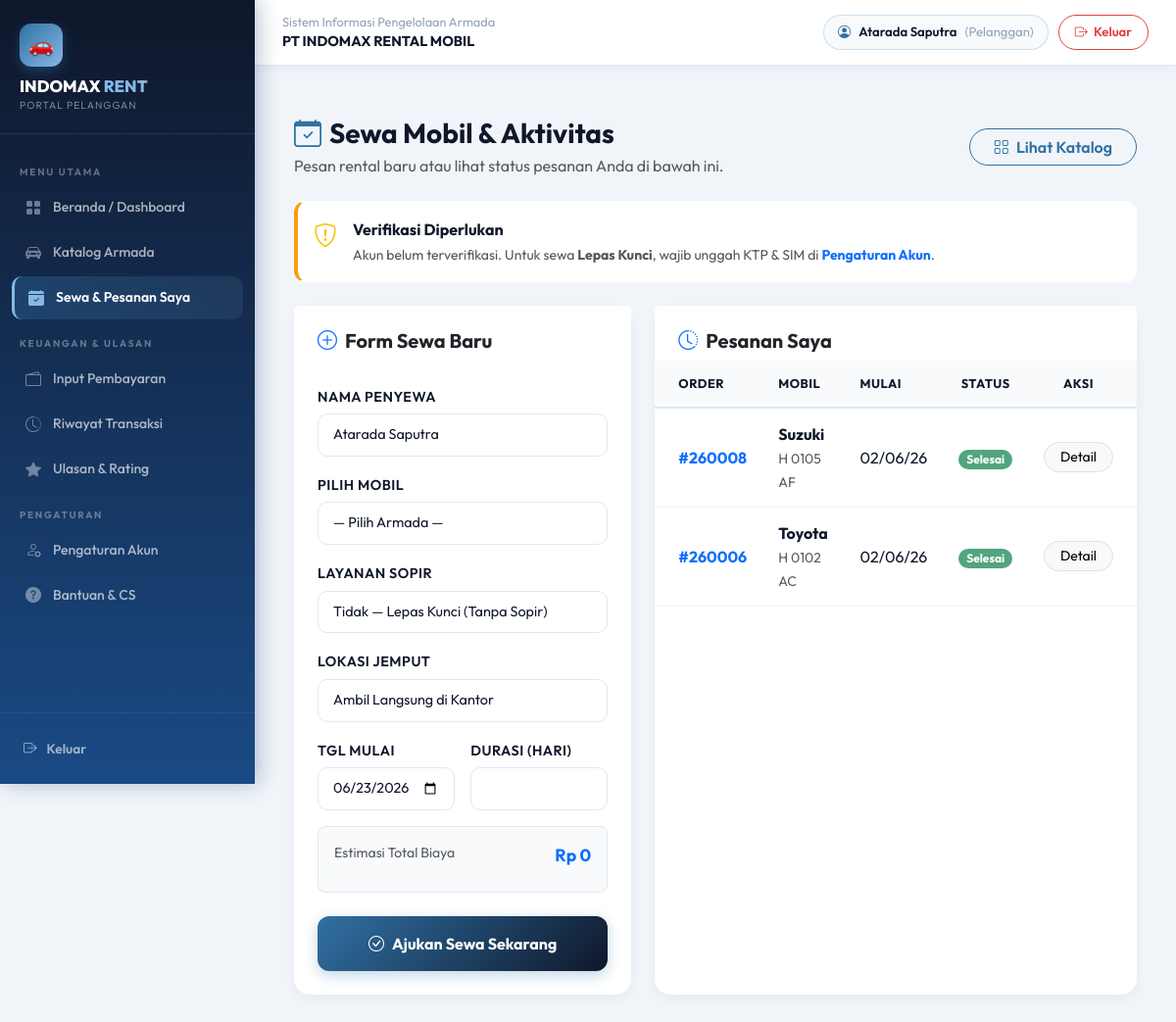
/Pelanggan/transaksi.php (signed in), run on an earlier commit of the app's database.
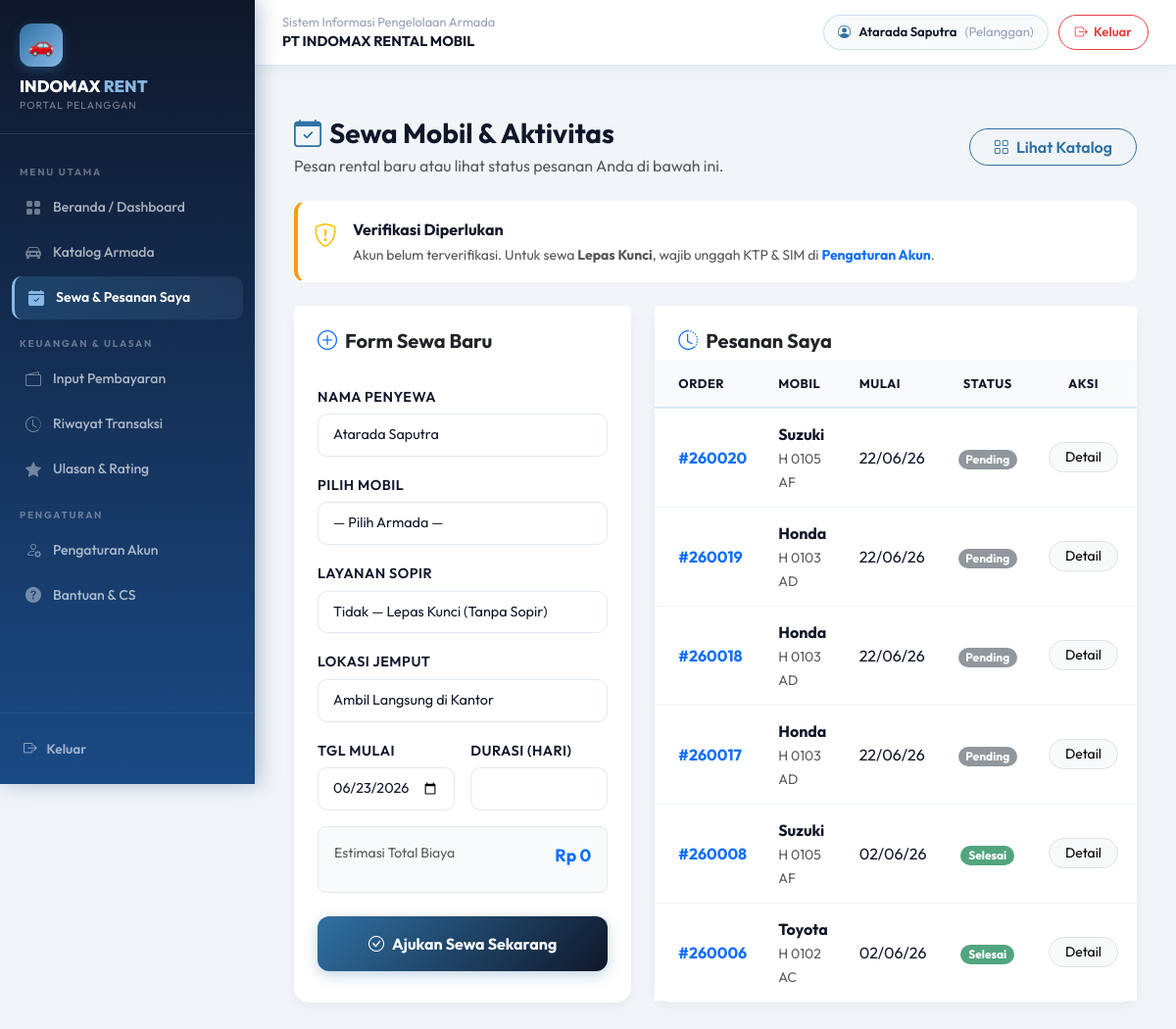
And on a later commit of the database.
### tables this page shows
CREATE TABLE `transaksi_sewa` (
  `id_sewa` int(11) NOT NULL,
  `id_pelanggan` int(11) NOT NULL,
  `pake_supir` enum('Ya','Tidak') NOT NULL DEFAULT 'Tidak',
  `kode_mobil` varchar(10) NOT NULL,
  `id_supir` int(11) DEFAULT NULL,
  `biaya_supir` decimal(12,2) NOT NULL DEFAULT 0.00,
  `opsi_supir` enum('ya','tidak') DEFAULT 'tidak',
  `tanggal_sewa` date NOT NULL,
  `tanggal_kembali` date NOT NULL,
  `lama_sewa` int(11) NOT NULL,
  `total_biaya` decimal(12,2) NOT NULL,
  `status_sewa` enum('berjalan','selesai') DEFAULT 'berjalan',
  `tujuan_perjalanan` varchar(255) NOT NULL,
  `kode_akun` int(11) DEFAULT NULL,
  `lokasi_jemput` varchar(255) DEFAULT NULL,
  `alamat_detail` text DEFAULT NULL,
  `nama_penyewa` varchar(100) DEFAULT NULL,
  `total_bayar` int(11) DEFAULT 0,
  `jumlah_bayar` int(11) DEFAULT 0
);

CREATE TABLE `mobil` (
  `kode_mobil` varchar(10) NOT NULL,
  `merk` varchar(50) DEFAULT NULL,
  `jenis` varchar(50) DEFAULT NULL,
  `nopol` varchar(15) DEFAULT NULL,
  `tarif_per_hari` decimal(10,2) DEFAULT NULL,
  `status_mobil` enum('tersedia','disewa') DEFAULT 'tersedia',
  `Gambar` varchar(255) NOT NULL,
  `Unit_Tersedia` int(10) UNSIGNED NOT NULL
);

### Pelanggan/transaksi.php (the view, shortened to what the changed rows need)
<?php
include 'navbar.php';
include 'koneksi.php';
$id_pelanggan = $_SESSION['id_pelanggan'];
?>
<!DOCTYPE html>
<html lang="id">
<head>
    <link rel="stylesheet" href="https://cdn.jsdelivr.net/npm/bootstrap-icons@1.11.1/font/bootstrap-icons.css">
</head>
<body>
<div class="container py-4">
    <div class="d-flex align-items-center justify-content-between mb-4">
        <div>
            <h1 class="fw-bold mb-1" style="color: var(--deep-navy); font-size: 1.75rem;">
                <i class="bi bi-calendar-check me-2" style="color: var(--clear-blue);"></i>Sewa Mobil & Aktivitas
            </h1>
        </div>
    </div>
    <div class="row g-4">
        <div class="col-lg-7">
            <div class="card border-0 h-100">
                <div class="card-body p-0">
                    <div class="table-responsive">
                        <table class="table table-hover align-middle mb-0">
                            <thead class="table-light">
                                <tr>
                                    <th class="ps-4">Order</th>
                                    <th>Mobil</th>
                                    <th>Mulai</th>
                                    <th class="text-center">Status</th>
                                    <th class="text-center pe-4">Aksi</th>
                                </tr>
                            </thead>
                            <tbody>
                                <?php
                                $sql = "SELECT t.id_sewa, t.tanggal_sewa, t.status_sewa, m.merk, m.nopol
                                        FROM transaksi_sewa t
                                        LEFT JOIN mobil m ON t.kode_mobil = m.kode_mobil
                                        WHERE t.id_pelanggan = '$id_pelanggan'
                                        ORDER BY t.id_sewa DESC";
                                $res = mysqli_query($conn, $sql);
                                if(mysqli_num_rows($res) > 0) {
                                    while($row = mysqli_fetch_assoc($res)) {
                                        $st = !empty($row['status_sewa']) ? $row['status_sewa'] : 'pending';
                                        $merk = !empty($row['merk']) ? $row['merk'] : 'Mobil Dihapus';
                                        if($st == 'selesai') { $clr = 'success'; }
                                        elseif($st == 'berjalan') { $clr = 'warning'; }
                                        else { $clr = 'secondary'; }
                                ?>
                                <tr>
                                    <td class="ps-4 fw-bold text-primary">#<?= $row['id_sewa'] ?></td>
                                    <td><strong><?= htmlspecialchars($merk) ?></strong><br><small class="text-muted"><?= htmlspecialchars($row['nopol'] ?? '-') ?></small></td>
                                    <td><?= date('d/m/y', strtotime($row['tanggal_sewa'])) ?></td>
                                    <td class="text-center"><span class="badge rounded-pill bg-<?= $clr ?> opacity-75"><?= ucfirst($st) ?></span></td>
                                    <td class="text-center pe-4">
                                        <a href="riwayat_pembayaran.php" class="btn btn-sm btn-light border rounded-pill px-3">Detail</a>
                                    </td>
                                </tr>
                                <?php } } else { echo "<tr><td colspan='5' class='text-center py-5 text-muted'>Belum ada transaksi.</td></tr>"; } ?>
                            </tbody>
                        </table>
                    </div>
                </div>
            </div>
        </div>
    </div>
</div>
</body>
</html>

### Pelanggan/navbar.php (shortened to what the changed rows need)
<!DOCTYPE html>
<html lang="id">
<head>
    <link href="https://cdn.jsdelivr.net/npm/bootstrap@5.3.0/dist/css/bootstrap.min.css" rel="stylesheet">
    <link rel="stylesheet" href="https://cdn.jsdelivr.net/npm/bootstrap-icons@1.11.1/font/bootstrap-icons.css">
</head>
<body>
<div id="wrapper">
    <div id="sidebar-wrapper">
        <a href="index.php" class="sidebar-brand d-flex flex-column">
            <div class="sidebar-brand-icon">🚗</div>
            <div class="sidebar-brand-title">INDOMAX <span>RENT</span></div>
            <div class="sidebar-brand-sub">Portal Pelanggan</div>
        </a>
    </div>
    <div id="page-content-wrapper">
        <div class="page-content">

What changed in the data, as far as the page shows it:
added transaksi_sewa: id_sewa "260020", kode_mobil.merk "Suzuki", kode_mobil.nopol "H 0105 AF", tanggal_sewa "22/06/26", status_sewa "Pending"
added transaksi_sewa: id_sewa "260019", kode_mobil.merk "Honda", kode_mobil.nopol "H 0103 AD", tanggal_sewa "22/06/26", status_sewa "Pending"
added transaksi_sewa: id_sewa "260018", kode_mobil.merk "Honda", kode_mobil.nopol "H 0103 AD", tanggal_sewa "22/06/26", status_sewa "Pending"
added transaksi_sewa: id_sewa "260017", kode_mobil.merk "Honda", kode_mobil.nopol "H 0103 AD", tanggal_sewa "22/06/26", status_sewa "Pending"
